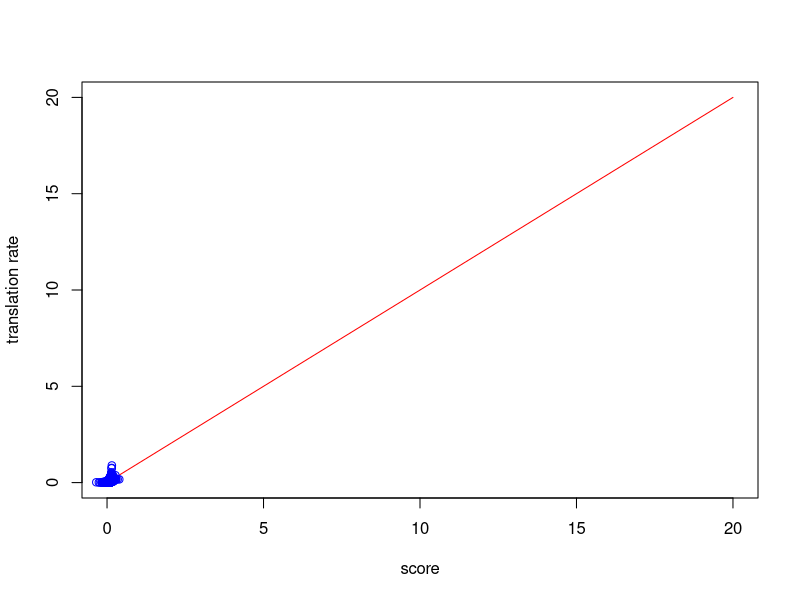
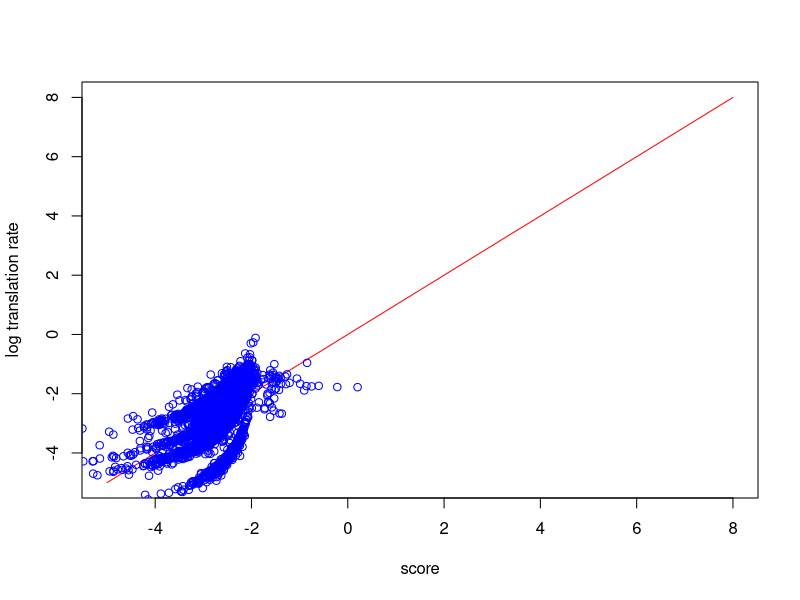
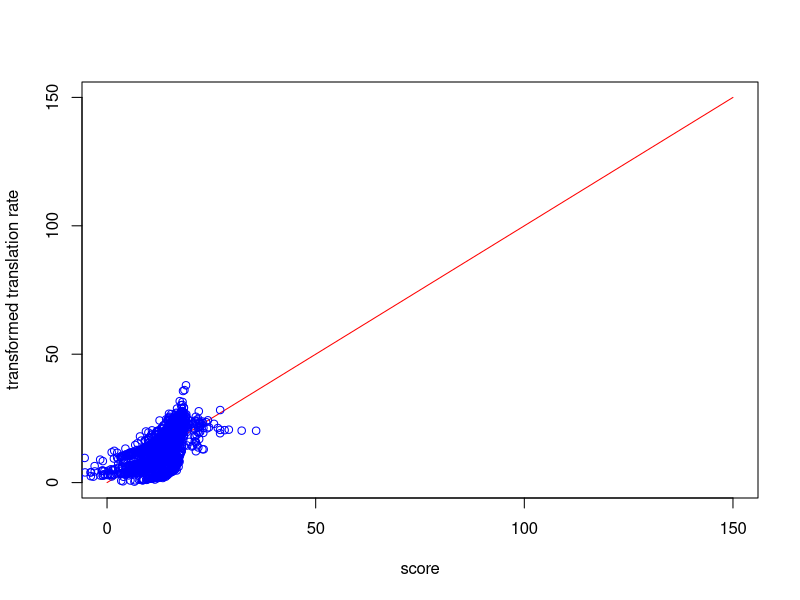
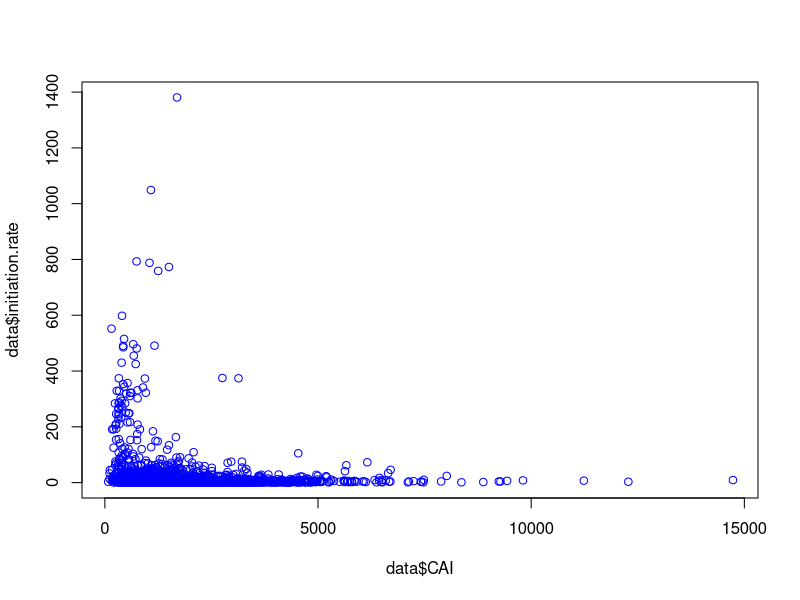

Source code (R) for these figures, in order:
setwd("~/git/TRSL/parameters")

# load data from csv
data = read.csv("regression_data.csv", sep=",")
# rename columns
colnames(data) = c("X", "gene", "translation.rate", "transcript.abundance", "initiation.rate", "ORF.length", "CAI")

###################################################################################################################
# unnormalized model
###################################################################################################################
model_unnorm = lm(data$translation.rate ~ data$initiation.rate + data$CAI)
summary(model_unnorm)
# the coefficients are not comparable because the factors have different orders of magnitude

# scale (standard normalize) variables
IR_norm = scale(data$initiation.rate)
CAI_norm = scale(data$CAI)

###################################################################################################################
# normalized model
###################################################################################################################
model = lm(data$translation.rate ~ IR_norm + CAI_norm)
summary(model)

# matrix of values, only complete cases. we include the dependent variable for later plotting.
factors_norm = cbind(IR_norm, CAI_norm, data$translation.rate)[complete.cases(cbind(IR_norm, CAI_norm)),]
# add vector of ones for score calculation
factors_norm = cbind(rep(1, nrow(factors_norm)), factors_norm)
colnames(factors_norm) = c('const', 'IR_norm', 'CAI_norm', 'translation.rate')

# define score s = t + b1 * x1 + b2 * x2
scores = factors_norm[, c('const', 'IR_norm', 'CAI_norm')] %*% model$coefficients
plot.new()
curve(x^1, from=0, to=20, col="red", xlab="score", ylab="translation rate")
points(scores, factors_norm[, "translation.rate"], ylim=c(0,50), main="", pch=1, col='blue')
# this is obviously not a good model.

# next we plot against log(translation rate):

###################################################################################################################
# logarithmic model
###################################################################################################################
log_model = lm(log(data$translation.rate) ~ IR_norm + CAI_norm)
summary(log_model)

# matrix of values, only complete cases. we include the dependent variable for later plotting.
factors_log = cbind(IR_norm, CAI_norm, log(data$translation.rate))[complete.cases(cbind(IR_norm, CAI_norm)),]
# add vector of ones for score calculation
factors_log = cbind(rep(1, nrow(factors_log)), factors_log)
colnames(factors_log) = c('const', 'IR_norm', 'CAI_norm', 'log.translation.rate')

# define score s = t + b1 * x1 + b2 * x2
scores = factors_log[, c('const', 'IR_norm', 'CAI_norm')] %*% log_model$coefficients
plot.new()
curve(x^1, from=-5, to=8, col="red", xlab="score", ylab="log translation rate")
points(scores, factors_log[, "log.translation.rate"], main="", pch=1, col='blue')
# much better fit!

###################################################################################################################
# transformed model
###################################################################################################################
transf_data = (log(data$translation.rate)-min(log(data$translation.rate), na.rm=TRUE))^2
transf_model = lm(transf_data ~ IR_norm + CAI_norm)
summary(transf_model)

# matrix of values, only complete cases. we include the dependent variable for later plotting.
factors_transf = cbind(IR_norm, CAI_norm, transf_data)[complete.cases(cbind(IR_norm, CAI_norm)),]
# add vector of ones for score calculation
factors_transf = cbind(rep(1, nrow(factors_transf)), factors_transf)
colnames(factors_transf) = c('const', 'IR_norm', 'CAI_norm', 'transformed.translation.rate')

# define score s = t + b1 * x1 + b2 * x2
scores = factors_transf[, c('const', 'IR_norm', 'CAI_norm')] %*% transf_model$coefficients
plot.new()
curve(x^1, from=0, to=150, col="red", xlab="score", ylab="transformed translation rate")
points(scores, factors_transf[, "transformed.translation.rate"], main="", pch=1, col='blue')
# looks good!

# The formula that was fitted was:
# TR = (score - min(score))^2
# TR = (log(14.5*IR_norm + 4.1*CAI_norm + 24.4) - 6.38)^2

###################################################################################################################
# are CAI and IR dependent on one another?
###################################################################################################################
plot.new()
plot(data$CAI, data$initiation.rate, main="", pch=1, col='blue')

